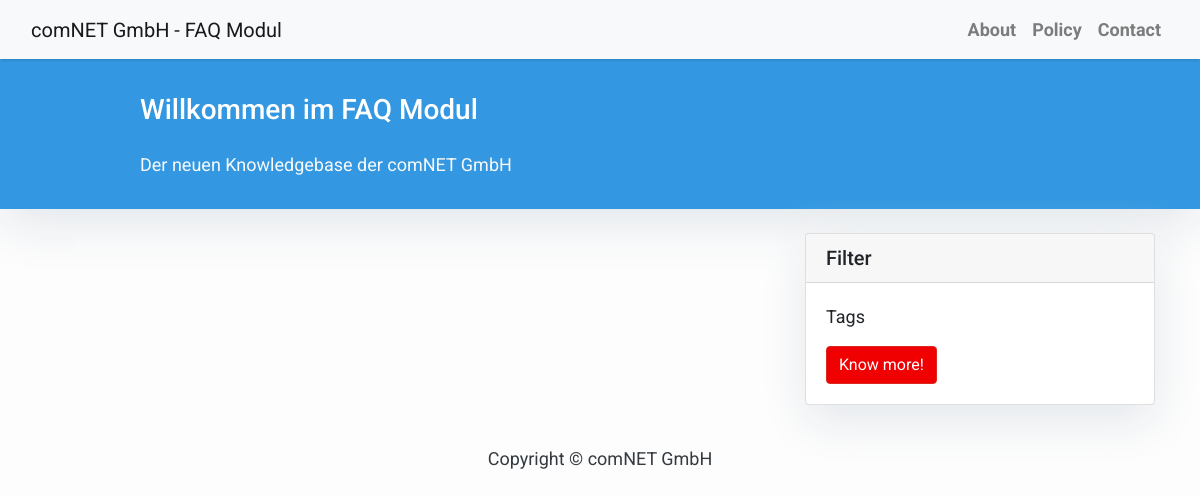
The app's page /, older data.
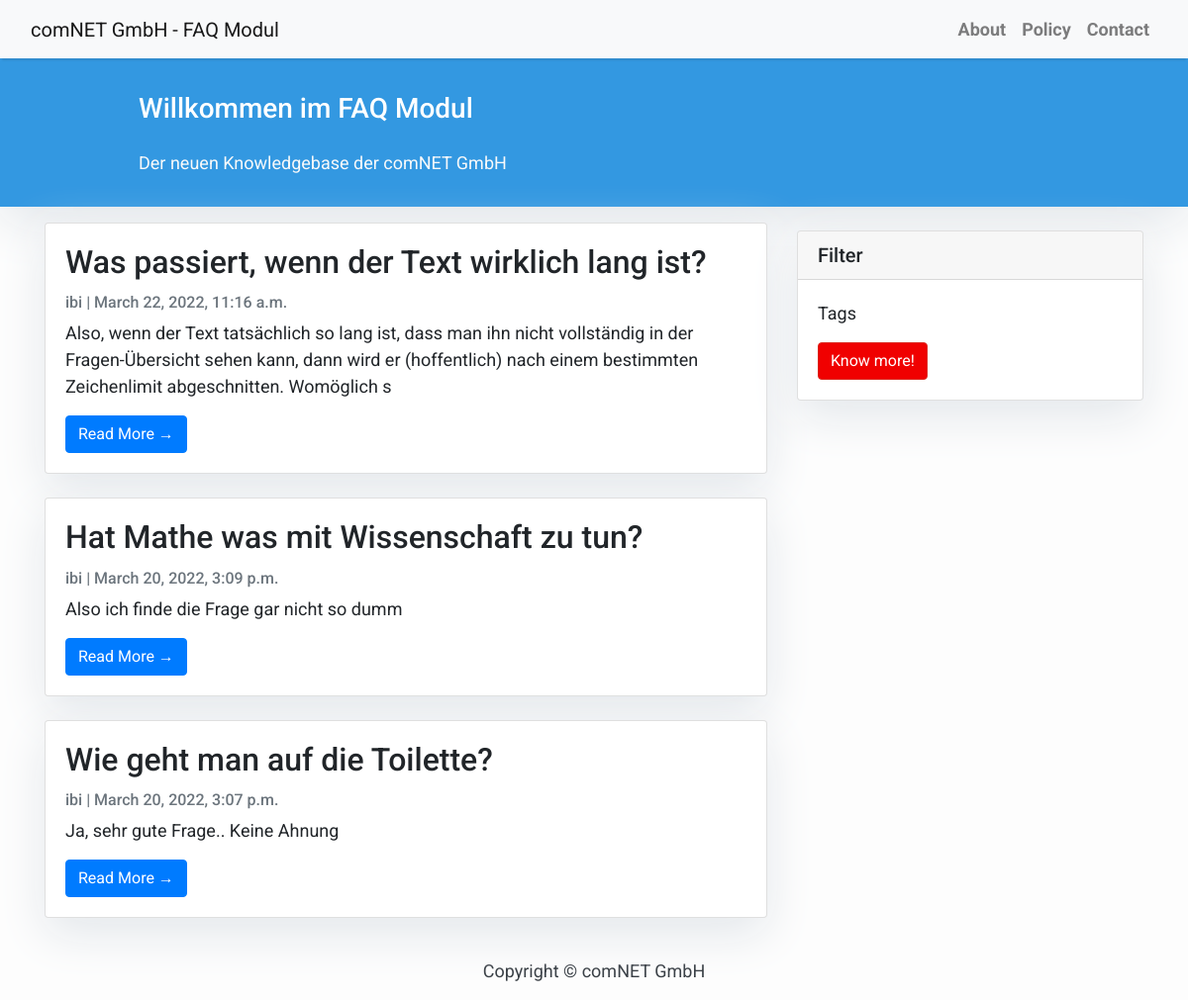
The same page, newer data.
### faq/models.py (models this page shows, shortened)
class Post(models.Model):
    title = models.CharField(max_length=200, unique=True)
    slug = models.SlugField(max_length=200, unique=True)
    author = models.ForeignKey(User, on_delete=models.CASCADE, related_name='faq_posts')
    updated_on = models.DateTimeField(auto_now=True)
    content = models.TextField()
    image = models.ImageField(upload_to='images/', null=True)
    created_on = models.DateTimeField(auto_now_add=True)
    status = models.IntegerField(choices=STATUS, default=0)
    class Meta:
        ordering = ['-created_on']

### faq/views.py (the view)
# urls.py: path('', views.PostList.as_view(), name='home'),
class PostList(generic.ListView):
    queryset = Post.objects.filter(status=1).order_by('-created_on')
    template_name = 'index.html'

### templates/index.html (shortened to what this page needs)
{% extends "base.html" %}
{% block content %}
<header class="masthead">
    <div class="container">
        <div class="row">
            <div class=" col-md-8 col-md-10 mx-auto">
                <div class="site-heading">
                    <h3 class=" site-heading my-4 mt-3 text-white"> Willkommen im FAQ Modul </h3>
                    <p class="text-light">Der neuen Knowledgebase der comNET GmbH &nbsp
                    </p>
                </div>
            </div>
        </div>
    </div>
</header>
<div class="container">
    <div class="row">
        <div class="col-md-8 mt-3 left">
            {% for post in post_list %}
            <div class="card mb-4">
                <div class="card-body">
                    <h2 class="card-title">{{ post.title }}</h2>
                    <p class="card-text text-muted h6">{{ post.author }} | {{ post.created_on}} </p>
                    <p class="card-text">{{post.content|slice:":200" }}</p>
                    <a href="{% url 'post_detail' post.slug  %}" class="btn btn-primary">Read More &rarr;</a>
                </div>
            </div>
            {% endfor %}
        </div>
        {% block sidebar %} {% include 'sidebar.html' %} {% endblock sidebar %}
    </div>
</div>
{%endblock%}

### templates/base.html (shortened to what this page needs)
<!DOCTYPE html>
<html>
    <head>
        <link rel="stylesheet" href="https://maxcdn.bootstrapcdn.com/bootstrap/4.0.0/css/bootstrap.min.css"
 />
    </head>
    <body>
        <nav class="navbar navbar-expand-lg navbar-light bg-light shadow" id="mainNav">
            <div class="container-fluid">
                <a class="navbar-brand" href="{% url 'home' %}">comNET GmbH - FAQ Modul</a>
                <div class="collapse navbar-collapse" id="navbarResponsive">
                    <ul class="navbar-nav ml-auto">
                        <li class="nav-item text-black">
                            <a class="nav-link text-black font-weight-bold" href="#">About</a>
                        </li>
                        <li class="nav-item text-black">
                            <a class="nav-link text-black font-weight-bold" href="#">Policy</a>
                        </li>
                        <li class="nav-item text-black">
                            <a class="nav-link text-black font-weight-bold" href="#">Contact</a>
                        </li>
                    </ul>
                </div>
            </div>
        </nav>
        {% block content %}{% endblock content %}
        <footer class="py-3 bg-grey">
            <p class="m-0 text-dark text-center ">Copyright &copy; comNET GmbH</p>
        </footer>
    </body>
</html>

### templates/sidebar.html (shortened to what this page needs)
{% block sidebar %}
<div class="col-md-4 float-right ">
<div class="card my-4">
        <h5 class="card-header">Filter</h5>
    <div class="card-body">
        <p class="card-text"> Tags</p>
        <a href="https://djangocentral.com/building-a-blog-application-with-django"
           class="btn btn-danger">Know more!</a>
    </div>
</div>
</div>
{% endblock sidebar %}

### templates/base.html (style rules this page uses)
body { font-family: "Roboto", sans-serif; font-size: 17px; background-color: #fdfdfd; }
.shadow { box-shadow: 0 4px 2px -2px rgba(0, 0, 0, 0.1); }
.btn-danger { color: #fff; background-color: #f00000; border-color: #dc281e; }
.masthead { background: #3398E1; height: auto; padding-bottom: 15px; box-shadow: 0 16px 48px #E3E7EB; padding-top: 10px; }

### templates/index.html (style rules this page uses)
body { font-family: "Roboto", sans-serif; font-size: 18px; background-color: #fdfdfd; }
.card { box-shadow: 0 16px 48px #E3E7EB; }

### templates/sidebar.html (style rules this page uses)
.card { box-shadow: 0 16px 48px #E3E7EB; }

Row changes from the older to the newer data that the page shows:
added Post: title "Was passiert, wenn der Text wirklich lang ist?", author "ibi", created_on "March 22, 2022, 11:16 a.m.", content "Also, wenn der Text tatsächlich so lang ist, dass man ihn nicht vollständig in der Fragen-Übersicht sehen kann, dann wird er (hoffentlich) nach einem bestimmten Zeichenlimit abgeschnitten. Womöglich s"
added Post: title "Hat Mathe was mit Wissenschaft zu tun?", author "ibi", created_on "March 20, 2022, 3:09 p.m.", content "Also ich finde die Frage gar nicht so dumm"
added Post: title "Wie geht man auf die Toilette?", author "ibi", created_on "March 20, 2022, 3:07 p.m.", content "Ja, sehr gute Frage.. Keine Ahnung"
